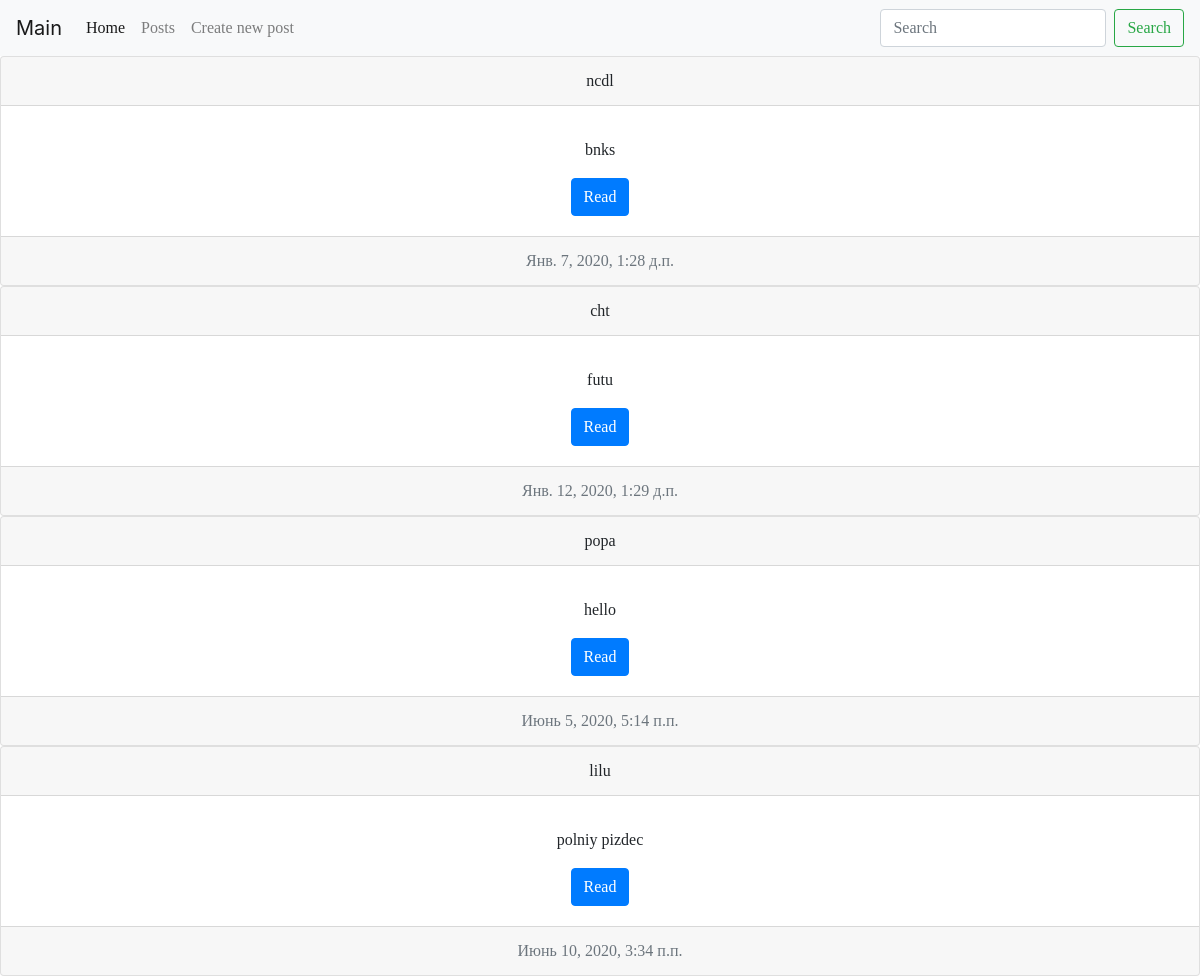
The app's page /, older data.
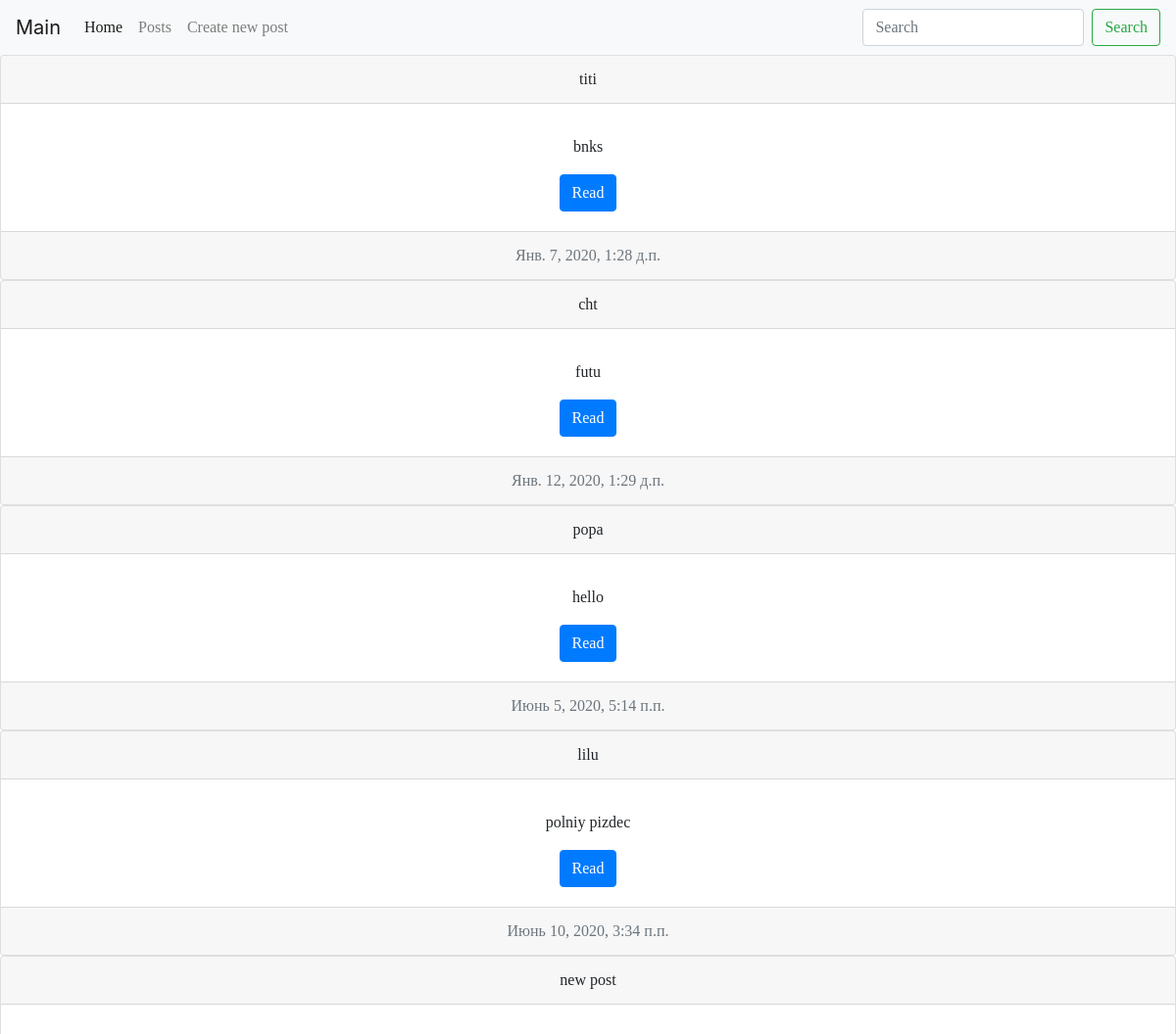
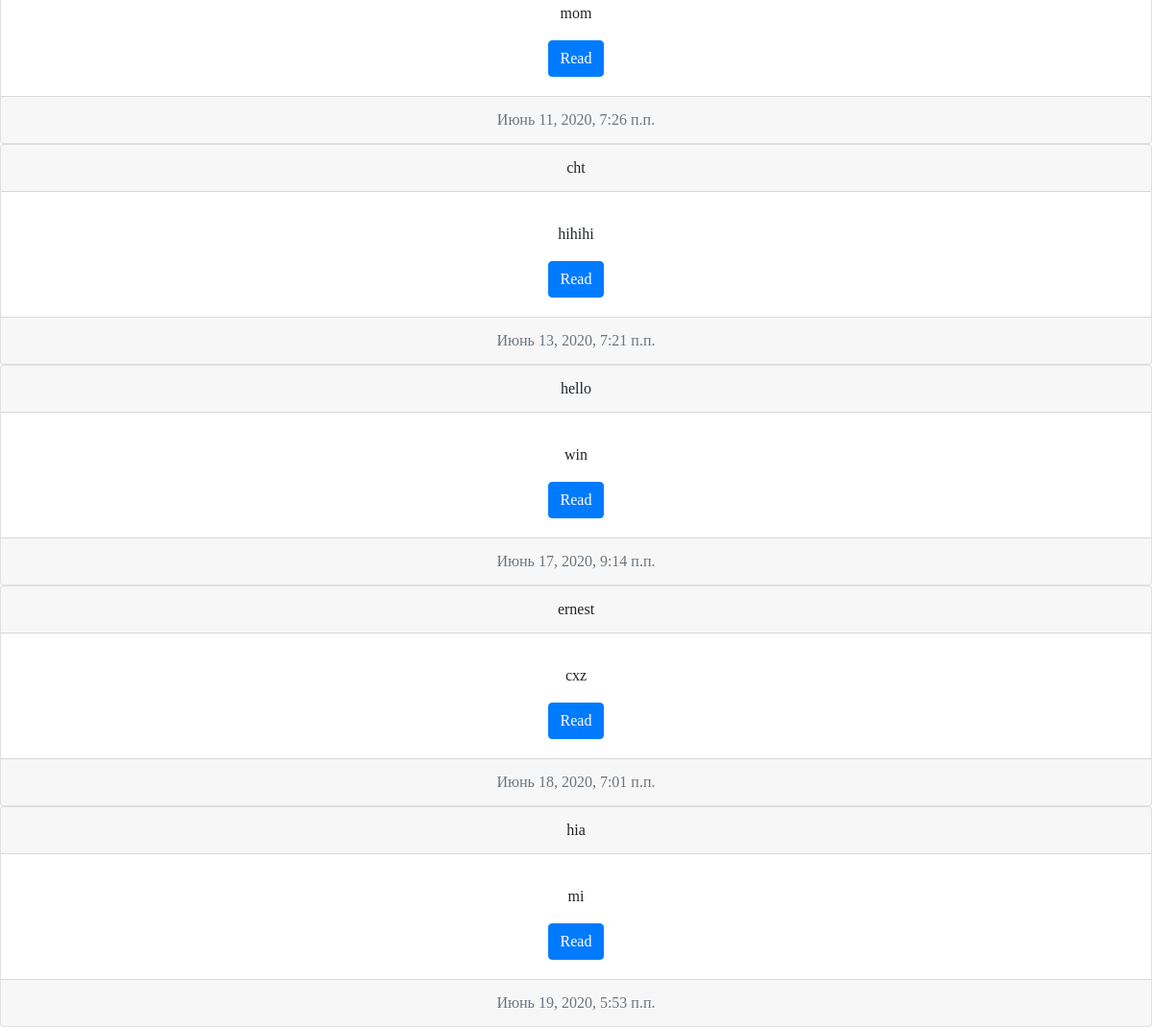
The same page, newer data (2 pictures, top to bottom).
### blog/models.py (models this page shows, shortened)
class Post(models.Model):
    author = models.ForeignKey(settings.AUTH_USER_MODEL, on_delete=models.CASCADE, db_index=True)
    title = models.CharField(max_length=200, db_index=True)
    text = models.TextField()
    created_date = models.DateTimeField(default=timezone.now)
    published_date = models.DateTimeField(blank=True, null=True, auto_now_add=True)
    def get_absolute_url(self):
        return reverse('post_detail_url', kwargs={'pip': self.pk})

### blog/views.py (the view)
# urls.py: path('', PostListView.as_view(), name='posts_list_url'),
class PostListView(ListView):
    template_name = 'blog/posts_list.html'
    queryset = Post.objects.all()

### blog/templates/blog/posts_list.html (shortened to what this page needs)
{% extends 'index.html' %}
{% block content %}
{% for post in object_list %}
<div class="card text-center">
    <div class="card-header">
        {{ post.title }}
    </div>
    <div class="card-body">
        <p class="card-text">{{ post.text }}</p>
        <a href="{{ post.get_absolute_url }}" class="btn btn-primary">Read</a>
    </div>
    <div class="card-footer text-muted">
        {{ post.published_date }}
    </div>
</div>
{% endfor %}
{% endblock %}

Row changes from the older to the newer data that the page shows:
changed Post "bnks": title "ncdl" → "titi"
added Post: title "new post", text "mom", published_date "Июнь 11, 2020, 7:26 п.п."
added Post: title "cht", text "hihihi", published_date "Июнь 13, 2020, 7:21 п.п."
added Post: title "hello", text "win", published_date "Июнь 17, 2020, 9:14 п.п."
added Post: title "ernest", text "cxz", published_date "Июнь 18, 2020, 7:01 п.п."
added Post: title "hia", text "mi", published_date "Июнь 19, 2020, 5:53 п.п."
